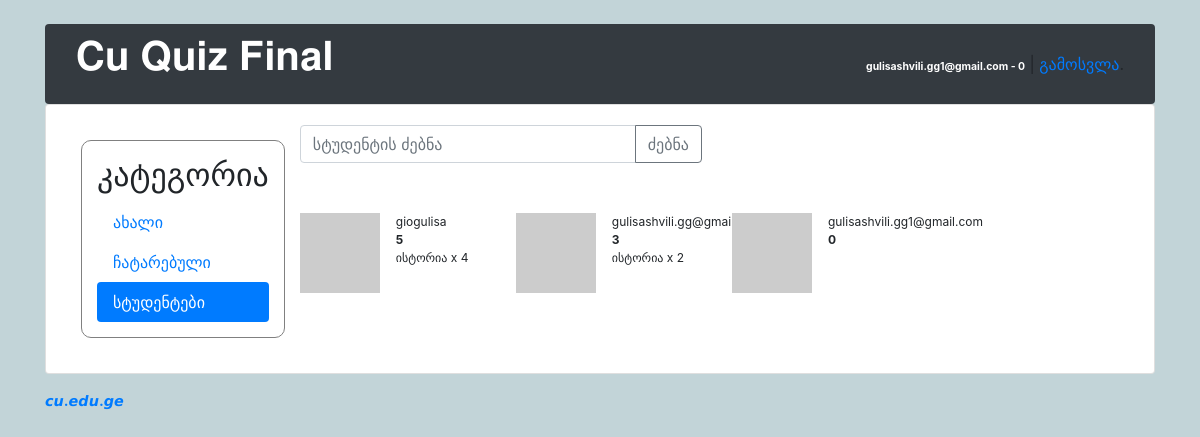
The app's page /students/s/ (signed in), older data.
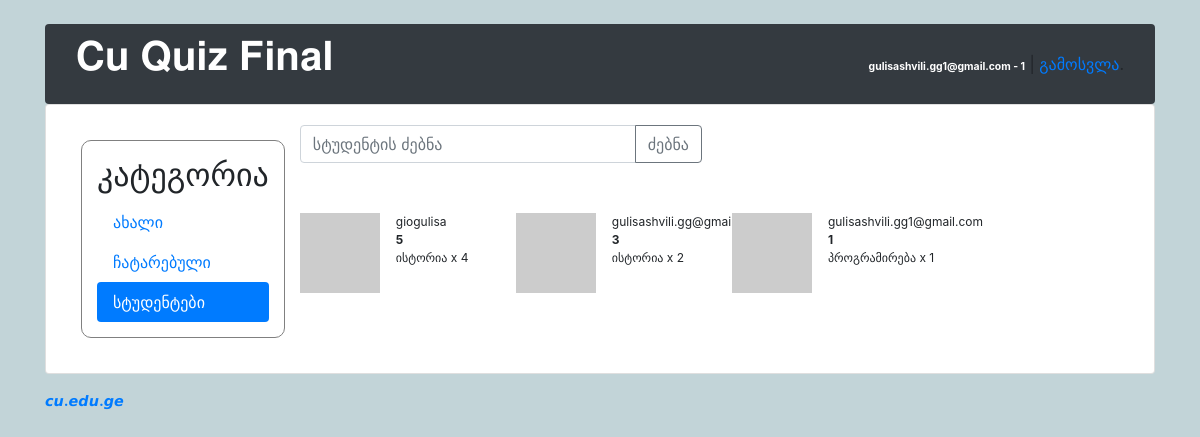
The same page, newer data.
### classroom/models.py (models this page shows, shortened)
class User(AbstractUser):
    is_student = models.BooleanField(default=False)
    is_teacher = models.BooleanField(default=False)
    username = models.CharField(error_messages={'unique': 'მომხმარებლის სახელი დაკავებულია.'}, max_length=150, unique=True, verbose_name='მომხმარებლის სახელი')

class Student(models.Model):
    user = models.OneToOneField(User, on_delete=models.CASCADE, primary_key=True)
    quizzes = models.ManyToManyField(Quiz, through='TakenQuiz')
    interests = models.ManyToManyField(Subject, related_name='interested_students')
    score = models.IntegerField(default=0)

### classroom/views/students.py (the view)
# urls.py: path('s/', students.StudentList.as_view(), name='student_list'),
@method_decorator([login_required, student_required], name='dispatch')
class StudentList(ListView):
    paginate_by = 36
    template_name = 'classroom/students/student_list.html'
    context_object_name = 'students'
    def get_queryset(self):
        query = self.request.GET.get('q', '')
        User = get_user_model()
        queryset = Student.objects.order_by('-score')
        if query:
            queryset = queryset.filter(user__username__icontains=query)
        return queryset

### classroom/templatetags/quiz_extras.py (called while the page is built)
@register.filter
def gravatar_url(username, size=40):
    username_hash = hashlib.md5(username.lower().encode('utf-8')).hexdigest()
    return f"https://www.gravatar.com/avatar/{username_hash}?s={size}&d=identicon"

@register.filter
def top_subject(taken_quizzes):
    subjects = taken_quizzes.values('quiz__subject__name') \
        .annotate(score=Sum('score')) \
        .order_by('-score')
    if subjects:
        name = subjects[0]['quiz__subject__name']
        score = subjects[0]['score']
        return f"{name} x {score}"
    return ""

### classroom/templates/classroom/students/student_list.html (shortened to what this page needs)
{% extends 'base.html' %}
{% load quiz_extras %}
{% block content %}
    <div id = responsivediv>
        <div>
            {% include 'classroom/students/_header.html' with active='students' %}
        </div>
        <div>
            <form method='GET'>
                <div class="row">
                    <div class="col-sm-6">
                        <div class="input-group mb-3">
                            <input type="text" class="form-control" name='q' size="200" value='{{ request.GET.q }}'
                                   placeholder="სტუდენტის ძებნა">
                            <div class="input-group-append">
                                <button class="btn btn-outline-secondary" type="submit">ძებნა</button>
                            </div>
                        </div>
                    </div>
                </div>
            </form>
            <br>
            <div class="row">
                {% for student in students %}
                    <div class="col-sm-3">
                        <div class="media">
                            <a>
                                <img class="mr-3" src="{{ student.user.username|gravatar_url:50 }}"
                                     alt="{{ student.user.get_full_name }}">
                            </a>
                            <div class="media-body" style="font-size: 12px">
                                {{ student.user.username }}<br>
                                <strong>{{ student.score }}</strong><br>
                                {{ student.taken_quizzes.all|top_subject }}
                            </div>
                        </div>
                    </div>
                {% empty %}
                    <div class="col-sm-6"><p class="text-warning">არცერთი სტუდენტი არ მოიძებნა</p></div>
                {% endfor %}
            </div>
        </div>
    </div>
{% endblock %}

### templates/base.html (shortened to what this page needs)
{% load static %}<!doctype html>
<html lang="en">
  <head>
    <link rel="stylesheet" href="{% static 'css/bootstrap.min.css' %}">
    <link rel="stylesheet" type="text/css" href="{% static 'css/app.css' %}">
    {% if user.is_authenticated and user.is_teacher %}
      <link rel="stylesheet" type="text/css" href="{% static 'css/teachers.css' %}">
    {% else %}
      <link rel="stylesheet" type="text/css" href="{% static 'css/students.css' %}">
    {% endif %}
  </head>
  <body>
    <div class="container my-4">
      <div class="row justify-content-center">
        <div class="col-md-15
         col-sm-12">
          <div class="navbar navbar-expand-lg navbar-dark bg-dark" style="border-radius: .25rem;">
            <div class="col-6">
              <h1 class="logo">
                <a href="{% url 'home' %}">
                    <p style="color:white">𝐂𝐮 𝐐𝐮𝐢𝐳 𝐅𝐢𝐧𝐚𝐥</p>
                </a>
              </h1>
            </div>
            <div class="col-6 text-right">
              {% if user.is_authenticated %}
                <p class="pt-3"><strong style="color: white; font-size: 65%">{{ user.username }}{% if user.is_student %} - {{user.student.score}}{% endif %}</strong> | <a href="{% url 'logout' %}">გამოსვლა</a>.</p>
              {% else %}
                <a href="{% url 'login' %}" class="btn btn-light" role="button">შესვლა</a>
                <a href="{% url 'signup' %}" class="btn btn-primary" role="button">რეგისტრაცია</a>
              {% endif %}
            </div>
          </div>
          <div class="card mb-3">
            <div class="card-body">
              {% block content %}
              {% endblock %}
            </div>
          </div>
          <footer>
            <strong><a style="color: #007bff" href="https://cu.edu.ge">𝙘𝙪.𝙚𝙙𝙪.𝙜𝙚</a></strong>
          </footer>
        </div>
      </div>
    </div>
  </body>
</html>

Row changes from the older to the newer data that the page shows:
changed User "gulisashvili.gg1@gmail.com": student.score "0" → "1"
changed Student "gulisashvili.gg1@gmail.com": score "0" → "1"; taken_quizzes.all|top_subject (not shown) → "პროგრამირება x 1"
